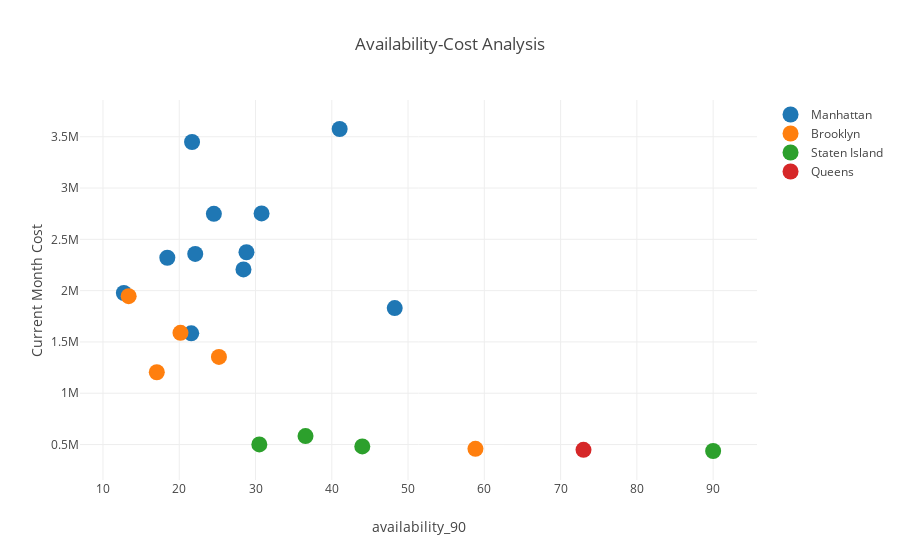

Notebook code for this chart:
### Markdown cell above
### One important trend to note here is that the revenue for Brooklyn is only slightly lesser than Manhattan but also has equally low availability as Manhattan.

### Code cell
# Using the scatterplot function create above to plot the graph between availability and Cost

scatterplot('availability_90','Current Month Cost', 'Availability-Cost Analysis')

### Figure 1 — Plotly figure (JSON) as saved in the notebook; plotly's stock layout.template omitted (floating-point values rounded to 4 significant figures)
{"data": [{"marker": {"size": 16, "symbol": "circle"}, "mode": "markers", "name": "Manhattan", "text": [10003, 10011, 10013, 10014, 10021, 10022, 10023, 10025, 10028, 10036, 10128], "type": "scatter", "uid": "5b7fd92e-5c97-11e9-8149-3cf862c2ea5b", "x": [28.81, 30.79, 41.03, 24.54, 12.74, 28.42, 22.1, 21.57, 18.44, 48.25, 21.68], "y": [2374000.0, 2753000.0, 3576000.0, 2749000.0, 1977000.0, 2207000.0, 2357000.0, 1584000.0, 2321000.0, 1830000.0, 3449000.0]}, {"marker": {"size": 16, "symbol": "circle"}, "mode": "markers", "name": "Brooklyn", "text": [11201, 11215, 11217, 11231, 11234], "type": "scatter", "uid": "5b7fd92f-5c97-11e9-acd2-3cf862c2ea5b", "x": [20.16, 17.06, 13.37, 25.2, 58.83], "y": [1588000.0, 1205000.0, 1946000.0, 1354000.0, 457600.0]}, {"marker": {"size": 16, "symbol": "circle"}, "mode": "markers", "name": "Staten Island", "text": [10304, 10305, 10306, 10312], "type": "scatter", "uid": "5b7fd930-5c97-11e9-b221-3cf862c2ea5b", "x": [30.5, 36.56, 44, 90], "y": [500900.0, 582500.0, 481775, 436900.0]}, {"marker": {"size": 16, "symbol": "circle"}, "mode": "markers", "name": "Queens", "text": [11434], "type": "scatter", "uid": "5b7fd931-5c97-11e9-bf60-3cf862c2ea5b", "x": [73], "y": [448500.0]}], "layout": {"hovermode": "closest", "title": "Availability-Cost Analysis", "xaxis": {"title": "availability_90"}, "yaxis": {"title": "Current Month Cost"}}}
